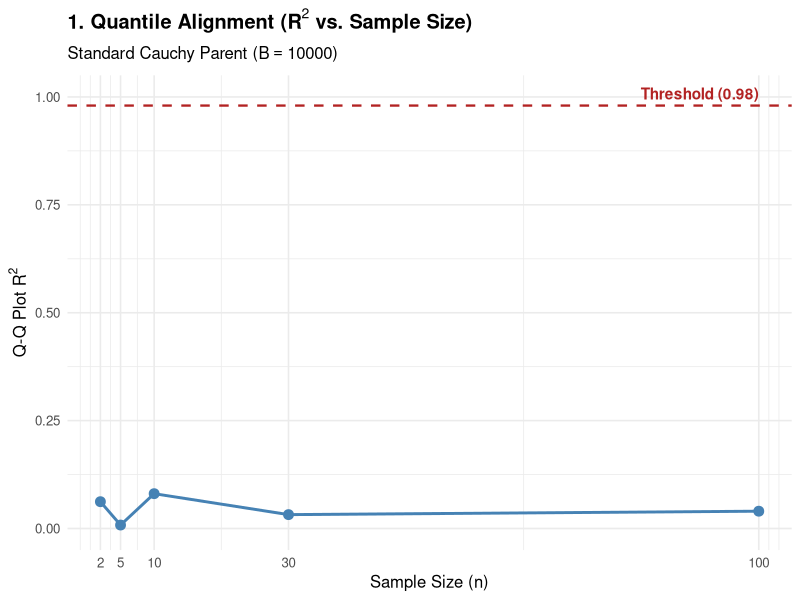
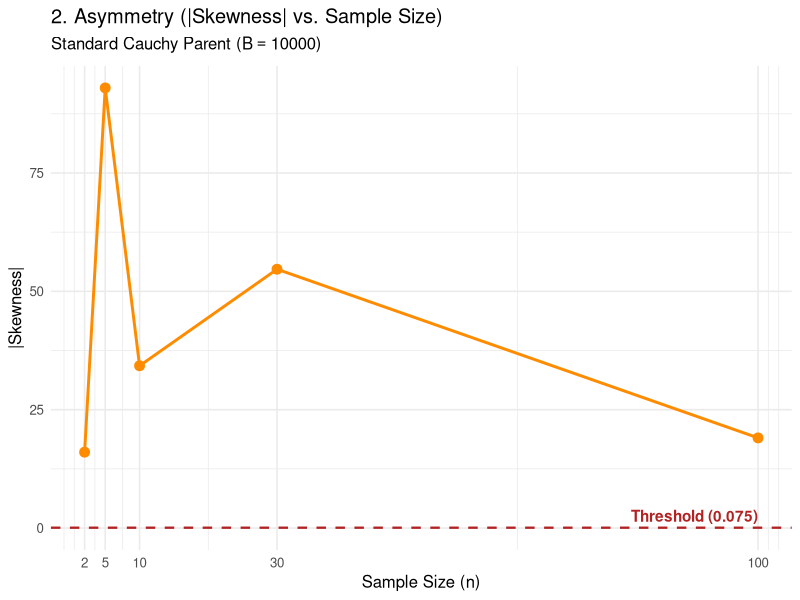
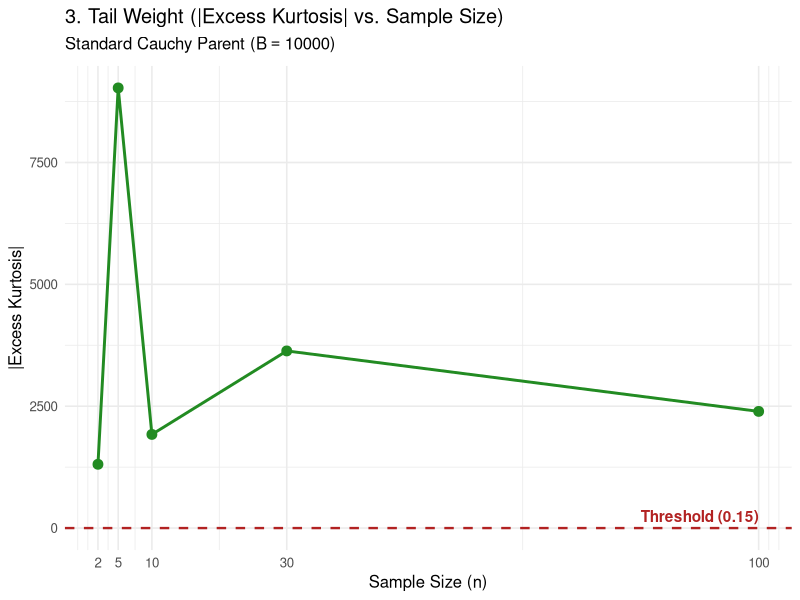
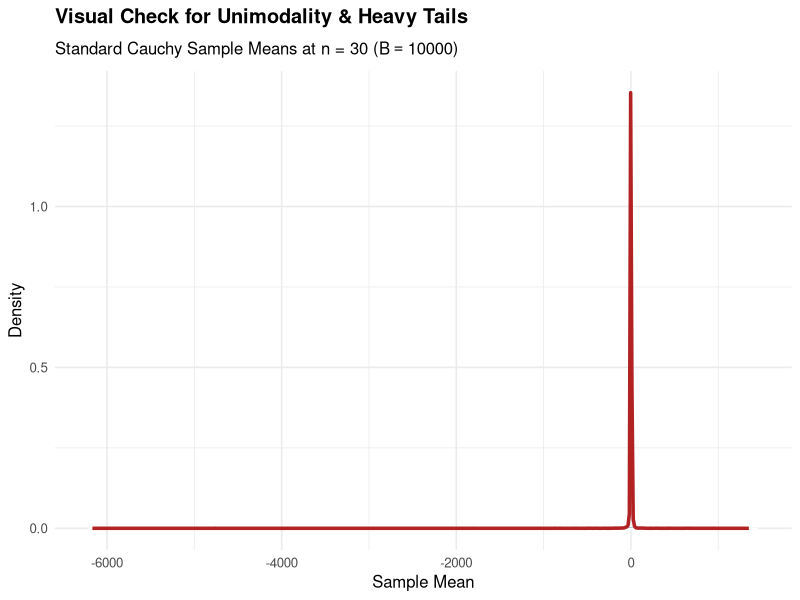
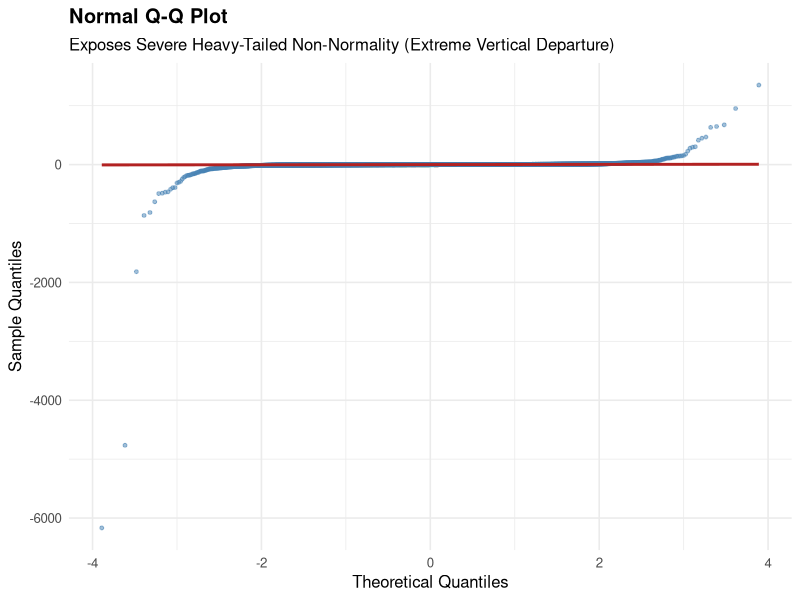

Write the R code that produced these figures, in order.
## ---- chunk 1
# ==============================================================================
# Monte Carlo Simulation: Cauchy Parent Distribution (CLT Breakdown Test)
# ==============================================================================

library(ggplot2)

# 1. Set seed for reproducibility
set.seed(6418)

# 2. Simulation parameters
B <- 10000                            # Number of Monte Carlo repetitions
n_values <- c(2, 5, 10, 30, 100)      # Sample sizes to test

# 3. Initialize storage
results <- data.frame()
sim_data <- list()                    # List to store raw sample means for visual checks

# 4. Run Monte Carlo loop for Standard Cauchy(location = 0, scale = 1)
for (n in n_values) {
  
  # Draw B sample means from Standard Cauchy
  sample_means <- replicate(B, mean(rcauchy(n, location = 0, scale = 1)))
  
  # Store raw sample means for visual validation graphs
  sim_data[[as.character(n)]] <- sample_means
  
  # A. Calculate Q-Q Plot R-squared
  theo_quantiles <- qnorm(ppoints(B))
  sample_quantiles <- sort(sample_means)
  r2_val <- cor(theo_quantiles, sample_quantiles)^2
  
  # B. Calculate Sample Absolute Skewness (3rd standardized moment)
  m3 <- mean((sample_means - mean(sample_means))^3)
  s3 <- sd(sample_means)^3
  skew_val <- abs(m3 / s3)
  
  # C. Calculate Sample Absolute Excess Kurtosis (4th standardized moment - 3)
  m4 <- mean((sample_means - mean(sample_means))^4)
  s4 <- sd(sample_means)^4
  kurt_val <- abs((m4 / s4) - 3)
  
  # Append to results data frame
  results <- rbind(results, data.frame(
    n = n,
    R2 = r2_val,
    Skewness = skew_val,
    Excess_Kurtosis = kurt_val
  ))
}

# ==============================================================================
# Generate Diagnostic Plots with 3xSE Threshold Overlays
# ==============================================================================

# Graph 1: Q-Q Plot R^2 vs. Sample Size (Threshold = 0.98)
p1 <- ggplot(results, aes(x = n, y = R2)) +
  geom_line(color = "steelblue", linewidth = 1) +
  geom_point(color = "steelblue", size = 3) +
  geom_hline(yintercept = 0.98, linetype = "dashed", color = "firebrick", linewidth = 0.8) +
  annotate("text", x = max(n_values), y = 0.98, label = "Threshold (0.98)", 
           vjust = -0.5, hjust = 1, color = "firebrick", fontface = "bold") +
  labs(
    title = expression(bold("1. Quantile Alignment (" * R^2 * " vs. Sample Size)")),
    subtitle = expression("Standard Cauchy Parent (" * B == 10000 * ")"),
    x = "Sample Size (n)",
    y = expression("Q-Q Plot " * R^2)
  ) +
  scale_x_continuous(breaks = n_values) +
  coord_cartesian(ylim = c(0, 1.0)) +
  theme_minimal(base_size = 12)

# Graph 2: Absolute Skewness vs. Sample Size (Threshold = 0.075)
p2 <- ggplot(results, aes(x = n, y = Skewness)) +
  geom_line(color = "darkorange", linewidth = 1) +
  geom_point(color = "darkorange", size = 3) +
  geom_hline(yintercept = 0.075, linetype = "dashed", color = "firebrick", linewidth = 0.8) +
  annotate("text", x = max(n_values), y = 0.075, label = "Threshold (0.075)", 
           vjust = -0.5, hjust = 1, color = "firebrick", fontface = "bold") +
  labs(
    title = "2. Asymmetry (|Skewness| vs. Sample Size)",
    subtitle = expression("Standard Cauchy Parent (" * B == 10000 * ")"),
    x = "Sample Size (n)",
    y = "|Skewness|"
  ) +
  scale_x_continuous(breaks = n_values) +
  expand_limits(y = 0) +
  theme_minimal(base_size = 12)

# Graph 3: Absolute Excess Kurtosis vs. Sample Size (Threshold = 0.15)
p3 <- ggplot(results, aes(x = n, y = Excess_Kurtosis)) +
  geom_line(color = "forestgreen", linewidth = 1) +
  geom_point(color = "forestgreen", size = 3) +
  geom_hline(yintercept = 0.15, linetype = "dashed", color = "firebrick", linewidth = 0.8) +
  annotate("text", x = max(n_values), y = 0.15, label = "Threshold (0.15)", 
           vjust = -0.5, hjust = 1, color = "firebrick", fontface = "bold") +
  labs(
    title = "3. Tail Weight (|Excess Kurtosis| vs. Sample Size)",
    subtitle = expression("Standard Cauchy Parent (" * B == 10000 * ")"),
    x = "Sample Size (n)",
    y = "|Excess Kurtosis|"
  ) +
  scale_x_continuous(breaks = n_values) +
  expand_limits(y = 0) +
  theme_minimal(base_size = 12)

# Display diagnostic plots
print(p1)
print(p2)
print(p3)

# Extract raw n = 30 sample means from sim_data list
df_n2 <- data.frame(sample_means = sim_data[["30"]])

# Graph v1: Histogram + Density (Multimodality / Heavy Tail Check)
v1 <- ggplot(df_n2, aes(x = sample_means)) +
  geom_histogram(
    aes(y = after_stat(density)), 
    bins = 50, 
    fill = "steelblue", 
    color = "white", 
    alpha = 0.7
  ) +
  geom_density(color = "firebrick", linewidth = 1.2) +
  labs(
    title = expression(bold("Visual Check for Unimodality & Heavy Tails")),
    subtitle = expression("Standard Cauchy Sample Means at n = 30 (" * B == 10000 * ")"),
    x = "Sample Mean",
    y = "Density"
  ) +
  theme_minimal(base_size = 12)

# Graph v2: Normal Q-Q Plot for n = 30
v2 <- ggplot(df_n2, aes(sample = sample_means)) +
  stat_qq(color = "steelblue", alpha = 0.5, size = 1) +
  stat_qq_line(color = "firebrick", linewidth = 1) +
  labs(
    title = expression(bold("Normal Q-Q Plot")),
    subtitle = "Exposes Severe Heavy-Tailed Non-Normality (Extreme Vertical Departure)",
    x = "Theoretical Quantiles",
    y = "Sample Quantiles"
  ) +
  theme_minimal(base_size = 12)

# Display visual validation plots
print(v1)
print(v2)
